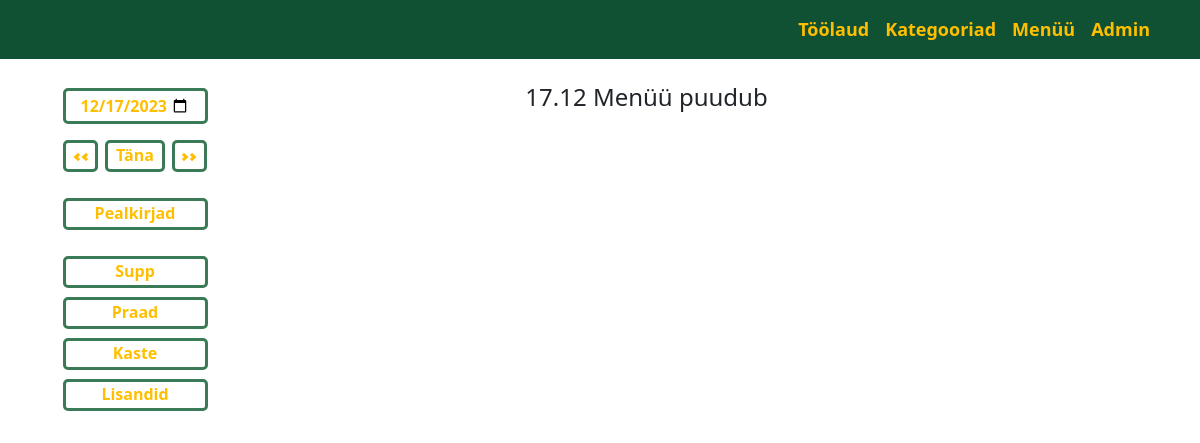
Page /bistrooapp_admin/ on the earlier database version.
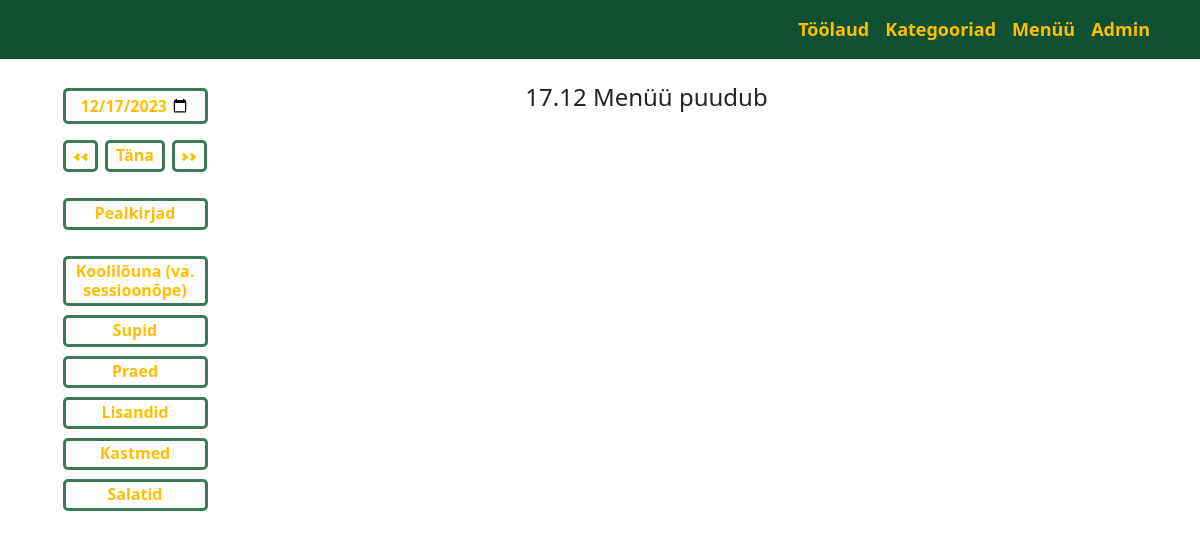
Same page on the later database version.
### bistrooapp_admin/models.py (models this page shows, shortened)
class Category(models.Model):
    category_name = models.CharField(max_length=100, unique=True, verbose_name="Toidu kategooria")
    category_sort_id = models.PositiveIntegerField(verbose_name="Järjestus nr")
    class Meta: # on Country alam klass
        ordering = ["category_sort_id"]  # sorteerib tabeli
        verbose_name_plural = "categori_names" # et nätaks mitmuses

### bistrooapp_admin/views.py (the view)
# urls.py: path("", views.menuu_list, name="menuu_list"),  # kategooriad
def menuu_list(request):
    categories = Category.objects.all()
    if request.method == "POST":
        valitud_kp = request.POST.get("valitud_kp")
        request.session['menu_date'] = valitud_kp # kirjutab kuupäeva mällu
    elif request.session.get("menu_date"):  # kui kuupäev olemas mälus siis vali see
        valitud_kp = request.session.get('menu_date')
    else:  # muul juhul on tänane kuupäev
        valitud_kp = datetime.today()
        request.session['menu_date'] = valitud_kp.strftime("%Y-%m-%d")  # kirjutab kuupäeva mällu
    request.session.set_expiry(timedelta(hours=2))
    q_result_menuu = Menuu.objects.filter(menu_date=valitud_kp)
    q_result_theme = Theme.objects.filter(menu_date=valitud_kp)
    theme_id = None
    if q_result_theme.exists():  # võta pealkirja id, vajalik CRUD linkidele
        theme_id = q_result_theme.first().id
    if isinstance(valitud_kp, str):  # kui on POST siis on str type
        kp_obj = datetime.strptime(valitud_kp, "%Y-%m-%d")
        formatted_date = kp_obj.strftime("%d.%m")
        default_date = kp_obj.strftime("%Y-%m-%d") #  "%Y-%m-%d"
    else:
        formatted_date = valitud_kp.strftime("%d.%m")
        default_date = valitud_kp.strftime("%Y-%m-%d") # "%Y-%m-%d"
    datePicker = CurrentDate(initial={"valitud_kp": default_date})  # määrab vaikimisi värtuse
    context = {
        'categories': categories,
        'menuu_items': q_result_menuu,
        'themes': q_result_theme,
        'datePicker': datePicker, # form'i nimetus määratud, form loodud forms.py
        'formatted_date':  formatted_date,
        'theme_id': theme_id
    }
    return render(request, 'bistrooapp_admin/menuu_list.html', context)

### bistrooapp_admin/forms.py
class CurrentDate(forms.Form):
    valitud_kp = forms.DateField(widget=DateInput(attrs={"class": "datepicker-form"}), input_formats=['%d.%m.%Y'], label="")

### bistrooapp_admin/templates/bistrooapp_admin/menuu_list.html (shortened to what this page needs)
{% extends "base_admin.html" %}
{% block content %}
    {% load my_template_tag %}
    {% load static %}
    <div class="container mt-4">
        <div class="row">
            <div class="col-md-2">
                <table class="table table-bordered menuu-table">
                    <tbody>
                        <tr>
                            <td>
                                <form action="" method="post" id="kuupaevaForm">
                                        {{ datePicker.as_p }}
                                </form>
                                <a href="{% url "bistrooapp_admin:move_back" %}" class="gg-chevron-double-left-r"></a>
                                <a href="{% url "bistrooapp_admin:today" %}" class="tana">Täna</a>
                                <a href="{% url "bistrooapp_admin:move_forward" %}" class="gg-chevron-double-right-r"></a>
                            </td>
                        </tr>
                    </tbody>
                </table>
                <table class="table table-bordered menuu-table">
                    <tbody>
                        <tr>
                        <td>
                                <a href="{% url 'bistrooapp_admin:add_theme' %}" class="menuu_nupud">Pealkirjad</a>
                        </td>
                        </tr>
                    </tbody>
                </table>
                <table class="table table-bordered menuu-table">
                    <tbody>
                    {% for category in categories %}
                        <tr>
                        <td>
                            <a href="{% url 'bistrooapp_admin:add_subline' category=category.category_name %}" class="menuu_nupud">{{ category.category_name }} </a>
                        </td>
                        </tr>
                    {% endfor %}
                    </tbody>
                </table>
            </div>
            <div class="col-md-9">
                {% if menuu_items or themes %}
                    <div style="text-align: center">
                    <h4>{{ formatted_date }} Menüü</h4>
                    </div>
                    <div style="text-align: center">
                    <table class="table table-bordered">
                        <tr>
                        {% if themes.0.theme %}
                            <td class="menuu_read">
                                {{ themes.0.theme }}
                            </td>
                            <td rowspan="2" style="width: 200px" class="menuu_read">
                                <a href="{% url "bistrooapp_admin:update_theme" theme_id=theme_id %}" title="Muuda">
                                    <img src="{% static "icons/pencil-edit-office-svgrepo-com.svg" %}" alt="Muuda" class="muuda-icon">
                                </a>
                                  &nbsp;&nbsp;&nbsp;&nbsp;&nbsp;&nbsp;&nbsp;&nbsp;&nbsp;&nbsp;&nbsp;&nbsp;
                                <a href="{% url "bistrooapp_admin:delete_theme" theme_id=theme_id %}" title="Kustuta">
                                    <img src="{% static "icons/delete-svgrepo-com.svg" %}" alt="Kustuta" class="muuda-icon">
                                </a>
                            </td>
                        {% else %}
                            <td class="menuu_read">
                            Teemapäev puudub
                            </td>
                            <td style="width: 200px" class="menuu_read"></td>
                        {% endif %}
                        </tr>
                        <tr>
                        {% if themes.0.recommenders %}
                            <td class="menuu_read">
                                {{ themes.0.recommenders }}
                            </td>
                        {% else %}
                            <td class="menuu_read">
                            Soovitajad puuduvad
                            </td>
                            <td style="width: 200px" class="menuu_read"></td>
                        {% endif %}
                        </tr>
                        <tr>
                        {% if themes.0.author %}
                            <td class="menuu_read">
                                {{ themes.0.author }}
                            </td>
                            <td class="menuu_read">
                                <a href="{% url "bistrooapp_admin:update_theme" theme_id=theme_id %}" title="Muuda">
                                    <img src="{% static "icons/pencil-edit-office-svgrepo-com.svg" %}" alt="Muuda" class="muuda-icon">
                                </a>
                                  &nbsp;&nbsp;&nbsp;&nbsp;&nbsp;&nbsp;&nbsp;&nbsp;&nbsp;&nbsp;&nbsp;&nbsp;
                                <a href="{% url "bistrooapp_admin:delete_author" theme_id=theme_id %}" title="Kustuta">
                                    <img src="{% static "icons/delete-svgrepo-com.svg" %}" alt="Kustuta" class="muuda-icon">
                                </a>
                            </td>
                        {% else %}
                            <td class="menuu_read">
                            Autorid puuduvad
                            </td>
                            <td class="menuu_read"></td>
                        {% endif %}
                        </tr>
                    </table>
                    </div>
                    <table class="table table-bordered">
                        {% setval "False" as isBreak %}
                        {% for category in categories %}
                            {% for menuu_item in menuu_items %}
                                {% if isBreak == "True" %}
                                {% else %}
                                    {% if category.category_name == menuu_item.category_name.category_name %}
                                        <thead>
                                        <tr>
                                            <td class="head_text">{{ category.category_name }}</td>
                                            <td class="head_text">Hind</td>
                                            <td class="head_text">Toiming</td>
                                        </tr>
                                        </thead>
                                        <tbody>
                                        {% for menuu_item in menuu_items %}
                                            {% if menuu_item.category_name.category_name == category.category_name %}
                                                <tr>
                                                    <td class="menuu_read">{{ menuu_item.description }}</td>
                                                    {% if menuu_item.price_full and menuu_item.price_half == None %}
                                                        <td style="width: 200px" class="menuu_read">{{ menuu_item.price_full }}</td>
                                                    {% elif menuu_item.price_full == 0 and menuu_item.price_half == 0 or menuu_item.price_full == 0 and menuu_item.price_half == None %}
                                                        <td style="width: 200px" class="menuu_read">Prae hinnas</td>
                                                    {% else %}
                                                        <td style="width: 200px" class="menuu_read">{{ menuu_item.price_full }}
                                                            / {{ menuu_item.price_half }}</td>
                                                    {% endif %}
                                                    <td style="width: 200px" class="menuu_read">
                                                            <a href="{% url "bistrooapp_admin:update_subline" line_id=menuu_item.id %}" title="Muuda">
                                                                <img src="{% static "icons/pencil-edit-office-svgrepo-com.svg" %}" alt="Muuda" class="muuda-icon">
                                                            </a>
                                                        &nbsp;&nbsp;&nbsp;&nbsp;&nbsp;&nbsp;&nbsp;&nbsp;&nbsp;&nbsp;&nbsp;&nbsp;
                                                            <a href="{% url "bistrooapp_admin:delete_subline" line_id=menuu_item.id %}" title="Kustuta">
                                                                <img src="{% static "icons/delete-svgrepo-com.svg" %}" alt="Kustuta" class="muuda-icon">
                                                            </a>
                                                    </td>
                                                </tr>
                                            {% endif %}
                                        {% endfor %}
                                        </tbody>
                                        {% setval "True" as isBreak %}
                                    {% endif %}
                                {% endif %}
                            {% endfor %}
                            {% setval "False" as isBreak %}
                        {% endfor %}
                    </table>
                {% else %}
                    <div style="text-align: center">
                        <h4 class="head_text">{{ formatted_date }} Menüü puudub</h4>
                    </div>
                {% endif %}
            </div>
            <div class="col-md-1"></div>
        </div>
    </div>
{% endblock %}

### templates/base_admin.html (shortened to what this page needs)
{% load static %}
<!doctype html>
<html lang="en">
<head>
    <link href="{% static "css/bootstrap.min.css" %}" rel="stylesheet"/>
    <link href="{% static "css/styles.css" %}" rel="stylesheet"/>
</head>
<body>
{% include "menu.html" %}
<div class="container">
    {% block content %}
    {% endblock %}
</div>
</body>
</html>

### templates/menu.html (shortened to what this page needs)
        <nav class="navbar navbar-expand-lg navbar-dark oma-navbar">
            <div class="container">
                <div class="collapse navbar-collapse" id="navbarSupportedContent">
                    <ul class="navbar-nav ms-auto mb-2 mb-lg-0 oma-link-color">
                        <li class="nav-item"><a class="nav-link" href="{% url "bistrooapp_admin:menuu_list" %}">Töölaud</a></li>
                        <li class="nav-item"><a class="nav-link" href="{% url "bistrooapp_admin:category" %}">Kategooriad</a></li>
                        <li class="nav-item"><a class="nav-link" aria-current="page" href="{% url "bistrooapp_public:index" %} " target="_blank">Menüü</a></li>
                        <li class="nav-item"><a class="nav-link" href="/admin">Admin</a></li>
                    </ul>
                </div>
            </div>
        </nav>

### static/css/styles.css (style rules this page uses)
:root { --menuu_alapealkirjad: #FFBF00; --menuu_tabeli_aarised: white; --menuu_lahtrite_sisu: white; --menuu_lingi_tekst: #FFBF00; --menuu_nupu_aaris: #3B7A57; --hover_nupu_taust: #0f5132; --nav_bar_linkide_tekst: #FFBF00; --nav_bar_riba_taust: #0f5132; --tabeli_alapealkirjad: #D0F7DA; color: #0a3622; --font-size: 16px; }
.oma-navbar { background-color: var(--nav_bar_riba_taust); }
.oma-link-color .nav-link { color: var(--nav_bar_linkide_tekst); font-size: large; font-weight: bold; }
.gg-chevron-double-left-r { box-sizing: border-box; position: relative; display: inline-block; transform: scale(var(--ggs,1)); border: 3px solid var(--menuu_nupu_aaris); border-radius: 5px; width: 35px; height: 32px; vertical-align: middle; color: var(--menuu_lingi_tekst); }
.gg-chevron-double-left-r::after, .gg-chevron-double-left-r::before { content: ""; display: block; box-sizing: border-box; position: absolute; width: 6px; height: 6px; border-left: 3px solid; border-bottom: 3px solid; transform: rotate(45deg); top: 11px; left: 9px }
.gg-chevron-double-left-r::after { left: 17px }
.tana { box-sizing: border-box; position: relative; display: inline-block; transform: scale(var(--ggs, 1)); border: 3px solid var(--menuu_nupu_aaris); border-radius: 5px; width: 60px; height: 32px; vertical-align: middle; text-align: center; font-weight: bold; font-size: medium; padding: 3px; line-height: 19px; text-decoration: none; color: var(--menuu_lingi_tekst); margin-right: 3px; margin-left: 3px; }
.gg-chevron-double-right-r { box-sizing: border-box; position: relative; display: inline-block; transform: scale(var(--ggs,1)); border: 3px solid var(--menuu_nupu_aaris); border-radius: 5px; width: 35px; height: 32px; vertical-align: middle; color: var(--menuu_lingi_tekst); }
.gg-chevron-double-right-r::after, .gg-chevron-double-right-r::before { content: ""; display: block; box-sizing: border-box; position: absolute; width: 6px; height: 6px; border-right: 3px solid; border-top: 3px solid; transform: rotate(45deg); top: 11px; right: 9px; }
.gg-chevron-double-right-r::after { right: 17px }
.datepicker-form { position: relative; transform: scale(var(--ggs, 1)); border: 3px solid var(--menuu_nupu_aaris); border-radius: 5px; width: 145px; height: 20px; font-weight: bold; font-size: medium; color: var(--menuu_lingi_tekst); padding: 15px; }
.menuu_nupud { box-sizing: border-box; position: relative; display: inline-block; transform: scale(var(--ggs, 1)); border: 3px solid; border-color: var(--menuu_nupu_aaris); border-radius: 5px; width: 145px; min-height: 32px; max-height: 200px; vertical-align: middle; text-align: center; font-weight: bold; font-size: medium; padding: 3px; overflow: hidden; text-overflow: ellipsis; line-height: 19px; text-decoration: none; color: var(--menuu_lingi_tekst); margin-right: 3px; margin-left: 3px; }
.menuu-table { border: 2px var(--menuu_tabeli_aarised); border-collapse: collapse; }
.menuu-table td { padding: 4px; text-align: center; background-color: var(--menuu_lahtrite_sisu); }

Differences in the rows shown:
added Category: category_name "Koolilõuna (va. sessioonõpe)"
changed Category: category_name "Supp" → "Supid"
changed Category: category_name "Praad" → "Praed"
changed Category "Lisandid": moves up the list
changed Category: category_name "Kaste" → "Kastmed"
added Category: category_name "Salatid"
